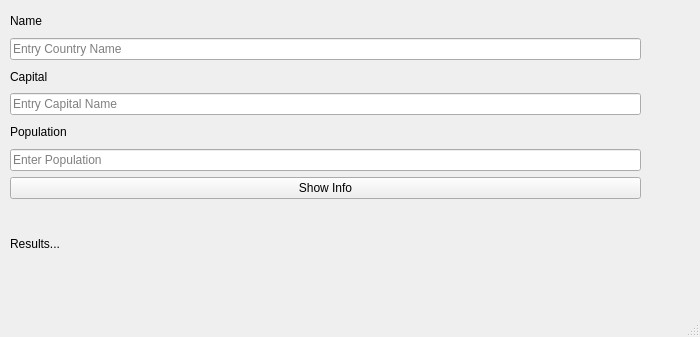
<?xml version="1.0" encoding="UTF-8"?>
<ui version="4.0">
 <class>MainWindow</class>
 <widget class="QMainWindow" name="MainWindow">
  <property name="geometry">
   <rect>
    <x>0</x>
    <y>0</y>
    <width>700</width>
    <height>337</height>
   </rect>
  </property>
  <property name="windowTitle">
   <string>MainWindow</string>
  </property>
  <widget class="QWidget" name="centralwidget">
   <widget class="QWidget" name="verticalLayoutWidget">
    <property name="geometry">
     <rect>
      <x>10</x>
      <y>10</y>
      <width>631</width>
      <height>273</height>
     </rect>
    </property>
    <layout class="QVBoxLayout" name="verticalLayout">
     <item>
      <widget class="QLabel" name="label">
       <property name="text">
        <string>Name</string>
       </property>
      </widget>
     </item>
     <item>
      <widget class="QLineEdit" name="nameEdit">
       <property name="placeholderText">
        <string>Entry Country Name</string>
       </property>
      </widget>
     </item>
     <item>
      <widget class="QLabel" name="label_2">
       <property name="text">
        <string>Capital</string>
       </property>
      </widget>
     </item>
     <item>
      <widget class="QLineEdit" name="capitalEdit">
       <property name="placeholderText">
        <string>Entry Capital Name</string>
       </property>
      </widget>
     </item>
     <item>
      <widget class="QLabel" name="label_3">
       <property name="text">
        <string>Population</string>
       </property>
      </widget>
     </item>
     <item>
      <widget class="QLineEdit" name="populationEdit">
       <property name="placeholderText">
        <string>Enter Population</string>
       </property>
      </widget>
     </item>
     <item>
      <widget class="QPushButton" name="showInfoButton">
       <property name="text">
        <string>Show Info</string>
       </property>
      </widget>
     </item>
     <item>
      <widget class="QLabel" name="infoLabel">
       <property name="minimumSize">
        <size>
         <width>0</width>
         <height>78</height>
        </size>
       </property>
       <property name="text">
        <string>Results...</string>
       </property>
      </widget>
     </item>
    </layout>
   </widget>
  </widget>
  <widget class="QMenuBar" name="menubar">
   <property name="geometry">
    <rect>
     <x>0</x>
     <y>0</y>
     <width>700</width>
     <height>22</height>
    </rect>
   </property>
  </widget>
  <widget class="QStatusBar" name="statusbar"/>
 </widget>
 <resources/>
 <connections/>
</ui>
